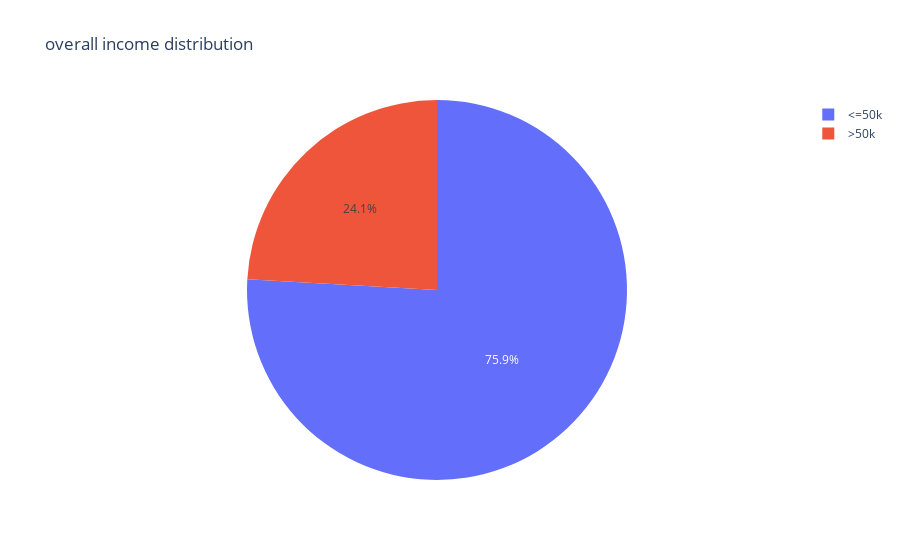

The notebook cell this image was saved under:
### Code cell
fig = px.pie(adult_df_income, names="income", values="total", title= "overall income distribution")
fig.show()

### Figure 1 — Plotly figure (JSON) as saved in the notebook; plotly's stock layout.template omitted (floating-point values rounded to 4 significant figures)
{"data": [{"domain": {"x": [0, 1], "y": [0, 1]}, "hovertemplate": "income=%{label}<br>total=%{value}<extra></extra>", "labels": ["<=50k", ">50k"], "legendgroup": "", "name": "", "showlegend": true, "type": "pie", "values": [24677, 7836]}], "layout": {"autosize": true, "legend": {"tracegroupgap": 0}, "title": {"text": "overall income distribution"}}}
